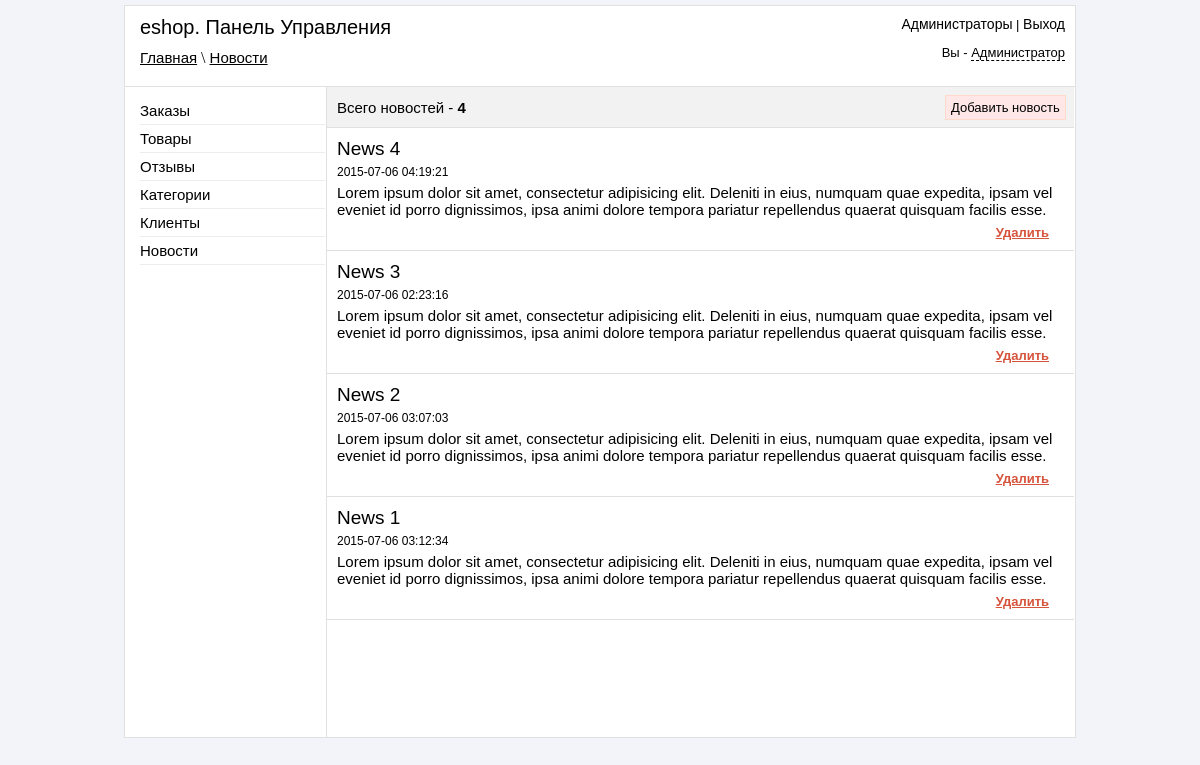
Page /admin/news.php (signed in) on the committed database.
### tables this page shows
CREATE TABLE IF NOT EXISTS `news` (
  `id` int(11) NOT NULL,
  `title` varchar(255) NOT NULL,
  `text` text NOT NULL,
  `date` datetime NOT NULL
);

### admin/news.php (the view, shortened to what this page needs)
<?php
if ($_SESSION['auth_admin'] == "yes_auth")
{
	include 'include/db_connect.php';
?>
<!DOCTYPE html>
<html>
<head>
	<link rel="stylesheet" href="css/reset.css">
	<link rel="stylesheet" href="css/style.css">
	<link rel="stylesheet" href="jquery_confirm/jquery_confirm.css">
	<link rel="stylesheet" href="fancybox/jquery.fancybox.css">
</head>
<body>
	<div id="block-body">
	<?php
		include 'include/block-header.php';
		$all_count = mysql_query("SELECT * FROM news",$link);
		$result_count = mysql_num_rows($all_count);
	?>
	<div id="block-content">
		<div id="block-parameters">
			<p id="count-client">Всего новостей - <strong><?php echo $result_count; ?></strong></p>
			<p align="right" id="add-style"><a href="#news" class="news">Добавить новость</a></p>
		</div>
		<?php
	$result = mysql_query("SELECT * FROM news ORDER BY id DESC",$link);
	If (mysql_num_rows($result) > 0)
{
$row = mysql_fetch_array($result);
do
{
echo '
<div class="block-news">
<h3>'.$row["title"].'</h3>
<span>'.$row["date"].'</span>
<p>'.$row["text"].'</p>
<p class="links-actions" align="right" ><a class="delete" rel="news.php?id='.$row["id"].'&action=delete" >Удалить</a></p>
</div>
';
} while ($row = mysql_fetch_array($result));
}
		?>
	</div>
	</div>
</body>
</html>
<?php
	}else
	{
		header("Location: login.php");
	}
?>

### admin/css/style.css (style rules this page uses)
body { background-color: #f2f4f9; }
#block-body { width: 950px; margin: 5px auto; background-color: white; border: 1px solid #e0e0e0; }
#block-header1 a { font: 15px sans-serif; color: black; }
#block-content { width: 747px; min-height: 650px; height: auto; margin-left: 201px; border-left: 1px solid #e0e0e0; }
#block-parameters { height: 40px; border-bottom: 1px solid #e0e0e0; background-color: #f2f2f2; }
.delete { font:bold 13px sans-serif; color: #d6533c; cursor: pointer; text-decoration: underline; }
#add-style { margin-top: 12px; margin-left: 618px; position: absolute; }
#add-style > a { font: 13px arial; color: black; text-decoration: none; border: 1px solid #ffdaca; background-color: #ffe7e7; padding-left: 5px; padding-right: 5px; padding-top: 4px; padding-bottom: 4px; }
.links-actions { margin-right: 15px; }
#count-client { position: absolute; font: 15px sans-serif; margin-left: 10px; margin-top: 12px; }
.block-news { border-bottom: 1px solid #e0e0e0; padding: 10px; }
.block-news h3 { font: 19px sans-serif; margin: 0; }
.block-news span { display: block; font: 12px sans-serif; margin-top: 5px; }
.block-news p { font: 15px sans-serif; margin-top: 5px; margin-bottom: 0px; }

### rows in the picture
news: title "News 4", date "2015-07-06 04:19:21", text "Lorem ipsum dolor sit amet, consectetur adipisicing elit. Deleniti in eius, numquam quae expedita, ipsam vel eveniet id porro dignissimos, ipsa animi dolore tempora pariatur repellendus quaerat quisquam facilis esse."
news: title "News 3", date "2015-07-06 02:23:16", text "Lorem ipsum dolor sit amet, consectetur adipisicing elit. Deleniti in eius, numquam quae expedita, ipsam vel eveniet id porro dignissimos, ipsa animi dolore tempora pariatur repellendus quaerat quisquam facilis esse."
news: title "News 2", date "2015-07-06 03:07:03", text "Lorem ipsum dolor sit amet, consectetur adipisicing elit. Deleniti in eius, numquam quae expedita, ipsam vel eveniet id porro dignissimos, ipsa animi dolore tempora pariatur repellendus quaerat quisquam facilis esse."
news: title "News 1", date "2015-07-06 03:12:34", text "Lorem ipsum dolor sit amet, consectetur adipisicing elit. Deleniti in eius, numquam quae expedita, ipsam vel eveniet id porro dignissimos, ipsa animi dolore tempora pariatur repellendus quaerat quisquam facilis esse."

### other values in the picture
$_SESSION['urlpage'] "Главная \\ Новости"
$_SESSION['admin_role'] "Администратор"
$result_count "4"
